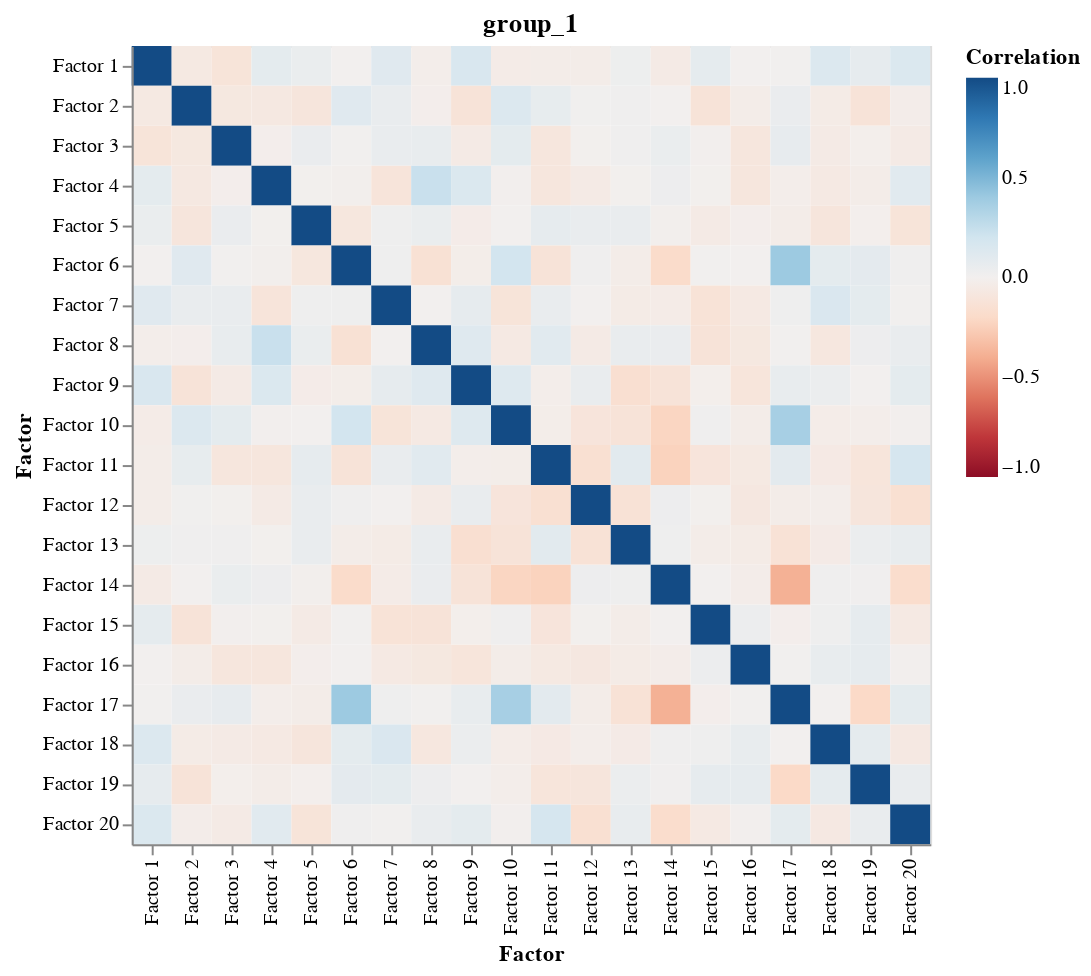

Notebook code for this chart:
### Markdown cell above
### Factor Correlation Matrix
The correlation matrix shows us that our factors are mostly uncorrelated, which is an indicator that our training worked well.

### Code cell
plot_factor_correlation(model)

### Figure 1 — Vega specification as saved in the notebook (floating-point values rounded to 4 significant figures; data arrays with more than 128 entries replaced by an {"elided": "..."} marker saying what was removed)
{"$schema": "https://vega.github.io/schema/vega/v5.json", "data": [{"name": "source_0", "values": {"elided": "400 records"}}, {"name": "source_0_concat_0_x_domain_Factor1", "values": [{"Factor1": "Factor 1"}, {"Factor1": "Factor 2"}, {"Factor1": "Factor 3"}, {"Factor1": "Factor 4"}, {"Factor1": "Factor 5"}, {"Factor1": "Factor 6"}, {"Factor1": "Factor 7"}, {"Factor1": "Factor 8"}, {"Factor1": "Factor 9"}, {"Factor1": "Factor 10"}, {"Factor1": "Factor 11"}, {"Factor1": "Factor 12"}, {"Factor1": "Factor 13"}, {"Factor1": "Factor 14"}, {"Factor1": "Factor 15"}, {"Factor1": "Factor 16"}, {"Factor1": "Factor 17"}, {"Factor1": "Factor 18"}, {"Factor1": "Factor 19"}, {"Factor1": "Factor 20"}]}, {"name": "source_0_concat_0_y_domain_Factor2", "values": [{"Factor2": "Factor 1"}, {"Factor2": "Factor 2"}, {"Factor2": "Factor 3"}, {"Factor2": "Factor 4"}, {"Factor2": "Factor 5"}, {"Factor2": "Factor 6"}, {"Factor2": "Factor 7"}, {"Factor2": "Factor 8"}, {"Factor2": "Factor 9"}, {"Factor2": "Factor 10"}, {"Factor2": "Factor 11"}, {"Factor2": "Factor 12"}, {"Factor2": "Factor 13"}, {"Factor2": "Factor 14"}, {"Factor2": "Factor 15"}, {"Factor2": "Factor 16"}, {"Factor2": "Factor 17"}, {"Factor2": "Factor 18"}, {"Factor2": "Factor 19"}, {"Factor2": "Factor 20"}]}], "signals": [{"name": "childWidth", "value": 400}], "marks": [{"type": "group", "name": "concat_0_group", "encode": {"update": {"width": {"signal": "childWidth"}, "height": {"signal": "height"}}}, "marks": [{"type": "rect", "name": "concat_0_marks", "from": {"data": "source_0"}, "encode": {"update": {"tooltip": {"signal": "{\"Factor1\": isValid(datum[\"Factor1\"]) ? datum[\"Factor1\"] : \"\"+datum[\"Factor1\"], \"Factor2\": isValid(datum[\"Factor2\"]) ? datum[\"Factor2\"] : \"\"+datum[\"Factor2\"], \"Correlation\": format(datum[\"Correlation\"], \"\")}"}, "fill": {"field": "Correlation", "scale": "concat_0_color"}, "height": {"signal": "max(0.25, bandwidth('concat_0_y'))"}, "x": {"field": "Factor1", "scale": "concat_0_x"}, "width": {"signal": "max(0.25, bandwidth('concat_0_x'))"}, "y": {"field": "Factor2", "scale": "concat_0_y"}}}, "style": ["rect"]}], "axes": [{"scale": "concat_0_x", "orient": "bottom", "title": "Factor", "labelAlign": "right", "labelAngle": 270, "labelBaseline": "middle", "grid": false, "zindex": 1}, {"scale": "concat_0_y", "zindex": 1, "title": "Factor", "orient": "left", "grid": false}], "title": {"text": "group_1", "frame": "group"}, "style": "cell", "legends": [{"fill": "concat_0_color", "gradientLength": {"signal": "clamp(height, 64, 200)"}, "title": "Correlation"}]}], "scales": [{"name": "concat_0_x", "type": "band", "domain": {"data": "source_0_concat_0_x_domain_Factor1", "field": "Factor1"}, "range": [0, {"signal": "childWidth"}], "paddingInner": 0, "paddingOuter": 0}, {"name": "concat_0_y", "type": "band", "domain": {"data": "source_0_concat_0_y_domain_Factor2", "field": "Factor2"}, "range": [0, {"signal": "height"}], "paddingOuter": 0, "paddingInner": 0}, {"name": "concat_0_color", "type": "linear", "domain": [-1, 1], "range": {"scheme": "redblue"}, "interpolate": "hcl", "zero": true}], "height": 400, "layout": {"padding": 20, "bounds": "full", "align": "each"}, "padding": 5, "background": "white"}
